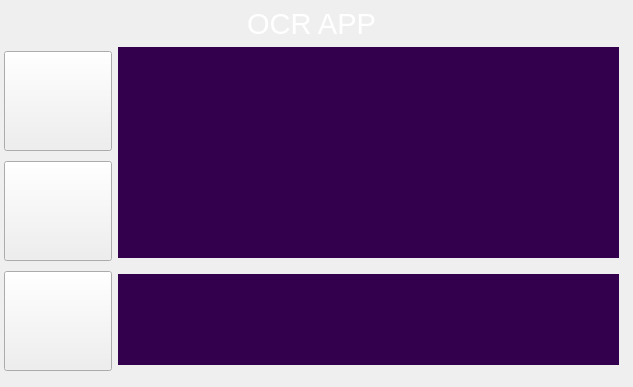
<?xml version="1.0" encoding="UTF-8"?>
<ui version="4.0">
 <class>Form</class>
 <widget class="QWidget" name="Form">
  <property name="geometry">
   <rect>
    <x>0</x>
    <y>0</y>
    <width>633</width>
    <height>387</height>
   </rect>
  </property>
  <property name="minimumSize">
   <size>
    <width>633</width>
    <height>387</height>
   </size>
  </property>
  <property name="maximumSize">
   <size>
    <width>633</width>
    <height>387</height>
   </size>
  </property>
  <property name="windowTitle">
   <string>OCR App</string>
  </property>
  <widget class="QLabel" name="label">
   <property name="geometry">
    <rect>
     <x>0</x>
     <y>0</y>
     <width>641</width>
     <height>391</height>
    </rect>
   </property>
   <property name="minimumSize">
    <size>
     <width>641</width>
     <height>391</height>
    </size>
   </property>
   <property name="maximumSize">
    <size>
     <width>641</width>
     <height>391</height>
    </size>
   </property>
   <property name="text">
    <string/>
   </property>
   <property name="pixmap">
    <pixmap resource="../app_resources.qrc">:/login/images/fioletovyi-fon-uzor-tekstura-purple-abstract-ornamental-flow.jpg</pixmap>
   </property>
  </widget>
  <widget class="QWidget" name="layoutWidget">
   <property name="geometry">
    <rect>
     <x>4</x>
     <y>7</y>
     <width>615</width>
     <height>369</height>
    </rect>
   </property>
   <layout class="QVBoxLayout" name="verticalLayout_4">
    <item>
     <layout class="QHBoxLayout" name="horizontalLayout_3">
      <item>
       <spacer name="horizontalSpacer_3">
        <property name="orientation">
         <enum>Qt::Horizontal</enum>
        </property>
        <property name="sizeHint" stdset="0">
         <size>
          <width>40</width>
          <height>20</height>
         </size>
        </property>
       </spacer>
      </item>
      <item>
       <widget class="QLabel" name="label_3">
        <property name="font">
         <font>
          <pointsize>22</pointsize>
         </font>
        </property>
        <property name="styleSheet">
         <string notr="true">color: rgb(255, 255, 255);</string>
        </property>
        <property name="text">
         <string>OCR APP</string>
        </property>
        <property name="alignment">
         <set>Qt::AlignCenter</set>
        </property>
        <property name="margin">
         <number>0</number>
        </property>
       </widget>
      </item>
      <item>
       <spacer name="horizontalSpacer_4">
        <property name="orientation">
         <enum>Qt::Horizontal</enum>
        </property>
        <property name="sizeHint" stdset="0">
         <size>
          <width>40</width>
          <height>20</height>
         </size>
        </property>
       </spacer>
      </item>
     </layout>
    </item>
    <item>
     <layout class="QHBoxLayout" name="horizontalLayout_4">
      <item>
       <layout class="QVBoxLayout" name="verticalLayout_5">
        <item>
         <widget class="QPushButton" name="ReadButton_3">
          <property name="minimumSize">
           <size>
            <width>100</width>
            <height>100</height>
           </size>
          </property>
          <property name="font">
           <font>
            <pointsize>11</pointsize>
            <weight>50</weight>
            <bold>false</bold>
           </font>
          </property>
          <property name="styleSheet">
           <string notr="true">border-color: qlineargradient(spread:pad, x1:0, y1:0, x2:1, y2:0, stop:0 rgba(0, 0, 0, 255), stop:1 rgba(255, 255, 255, 255));

</string>
          </property>
          <property name="text">
           <string/>
          </property>
          <property name="icon">
           <iconset resource="../app_resources.qrc">
            <normaloff>:/login/images/640824_document_512x512.png</normaloff>:/login/images/640824_document_512x512.png</iconset>
          </property>
          <property name="iconSize">
           <size>
            <width>70</width>
            <height>70</height>
           </size>
          </property>
         </widget>
        </item>
        <item>
         <widget class="QPushButton" name="BrowseButton_2">
          <property name="minimumSize">
           <size>
            <width>100</width>
            <height>100</height>
           </size>
          </property>
          <property name="font">
           <font>
            <pointsize>11</pointsize>
            <weight>50</weight>
            <bold>false</bold>
           </font>
          </property>
          <property name="styleSheet">
           <string notr="true">border-color: qlineargradient(spread:pad, x1:0, y1:0, x2:1, y2:0, stop:0 rgba(0, 0, 0, 255), stop:1 rgba(255, 255, 255, 255));

</string>
          </property>
          <property name="text">
           <string/>
          </property>
          <property name="icon">
           <iconset resource="../app_resources.qrc">
            <normaloff>:/icons/images/1935395-200.png</normaloff>:/icons/images/1935395-200.png</iconset>
          </property>
          <property name="iconSize">
           <size>
            <width>70</width>
            <height>70</height>
           </size>
          </property>
         </widget>
        </item>
        <item>
         <widget class="QPushButton" name="ReadButton_4">
          <property name="minimumSize">
           <size>
            <width>100</width>
            <height>100</height>
           </size>
          </property>
          <property name="font">
           <font>
            <pointsize>11</pointsize>
            <weight>50</weight>
            <bold>false</bold>
           </font>
          </property>
          <property name="styleSheet">
           <string notr="true">border-color: qlineargradient(spread:pad, x1:0, y1:0, x2:1, y2:0, stop:0 rgba(0, 0, 0, 255), stop:1 rgba(255, 255, 255, 255));
</string>
          </property>
          <property name="text">
           <string/>
          </property>
          <property name="icon">
           <iconset resource="../app_resources.qrc">
            <normaloff>:/login/images/audio-1570013-1329744.png</normaloff>:/login/images/audio-1570013-1329744.png</iconset>
          </property>
          <property name="iconSize">
           <size>
            <width>70</width>
            <height>70</height>
           </size>
          </property>
         </widget>
        </item>
       </layout>
      </item>
      <item>
       <layout class="QVBoxLayout" name="verticalLayout_6">
        <item>
         <widget class="QLabel" name="PathTextBox_2">
          <property name="minimumSize">
           <size>
            <width>501</width>
            <height>211</height>
           </size>
          </property>
          <property name="styleSheet">
           <string notr="true">background-color: rgb(51, 0, 77);</string>
          </property>
          <property name="text">
           <string/>
          </property>
         </widget>
        </item>
        <item>
         <spacer name="verticalSpacer_3">
          <property name="orientation">
           <enum>Qt::Vertical</enum>
          </property>
          <property name="sizeHint" stdset="0">
           <size>
            <width>20</width>
            <height>13</height>
           </size>
          </property>
         </spacer>
        </item>
        <item>
         <widget class="QLabel" name="ResultTextBox_2">
          <property name="minimumSize">
           <size>
            <width>501</width>
            <height>91</height>
           </size>
          </property>
          <property name="styleSheet">
           <string notr="true">background-color: rgb(51, 0, 77);</string>
          </property>
          <property name="text">
           <string/>
          </property>
         </widget>
        </item>
        <item>
         <spacer name="verticalSpacer_4">
          <property name="orientation">
           <enum>Qt::Vertical</enum>
          </property>
          <property name="sizeHint" stdset="0">
           <size>
            <width>20</width>
            <height>13</height>
           </size>
          </property>
         </spacer>
        </item>
       </layout>
      </item>
     </layout>
    </item>
   </layout>
  </widget>
 </widget>
 <resources>
  <include location="../app_resources.qrc"/>
  <include location="app_resources.qrc"/>
 </resources>
 <connections/>
</ui>
